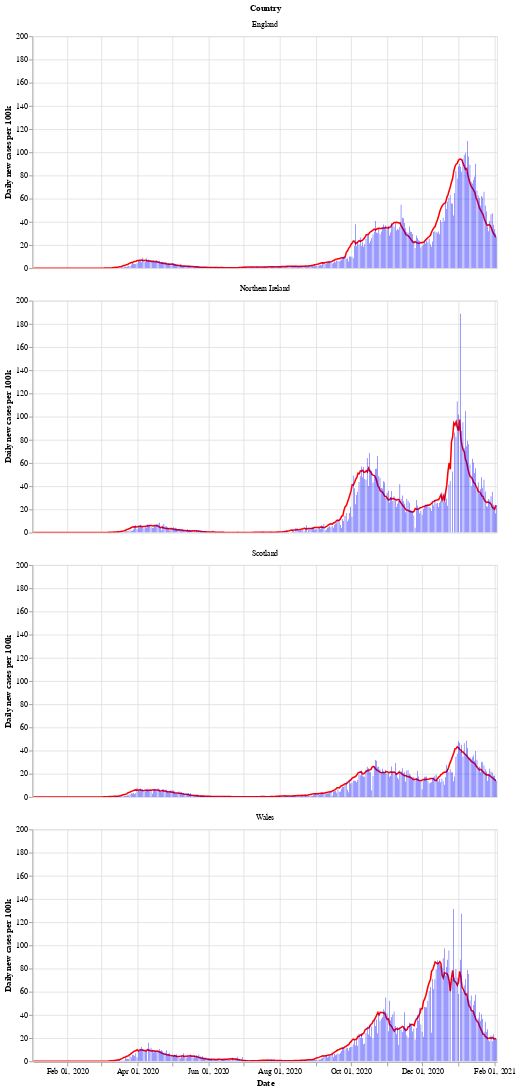

Notebook source saved alongside this figure:
### Markdown cell above
Next is a bar chart of the number of new cases in each country (per 100k population), with the 7 day moving average of cases. Again we see that Wales saw a longer period of raising and falling cases compared to the other countries.

After a period of cases falling, each nation is now seeing a rise in the number of cases - especially in Wales.

### Code cell
# collapse
bars = alt.Chart(uk_cases).mark_bar().encode(
    x=alt.X("yearmonthdate(date):T", axis=alt.Axis(title='Date')),
    y=alt.Y("newCasesRate:Q", axis=alt.Axis(title='Daily new cases per 100k')),
    tooltip='newCasesRate',
    color=alt.condition(
        alt.datum.dailyChange > 0,
        alt.value("orange"),  # The positive color
        alt.value("blue")  # The negative color
    )
).properties(title='New cases per 100k population with rolling 7 day average', width=600).interactive()
line = alt.Chart(uk_cases).mark_line(
    color='red',
    size=2,
).transform_window(
    rolling_mean='mean(newCasesRate)',
    frame=[0, 7],
    groupby=['areaName']
).encode(
    x='yearmonthdate(date):T',
    y='rolling_mean:Q'
)
alt.layer(line, bars, data=uk_cases).facet(alt.Row('areaName', title='Country'), columns=1)

### Figure 1 — Vega-Lite specification as saved in the notebook (floating-point values rounded to 4 significant figures; data arrays with more than 128 entries replaced by an {"elided": "..."} marker saying what was removed)
{"config": {"view": {"continuousWidth": 400, "continuousHeight": 300}}, "data": {"name": "data-3f6a6cc72f48e7ef46205f1936b2e31b"}, "facet": {"type": "nominal", "field": "areaName", "title": "Country"}, "spec": {"layer": [{"mark": {"type": "line", "color": "red", "size": 2}, "encoding": {"x": {"type": "temporal", "field": "date", "timeUnit": "yearmonthdate"}, "y": {"type": "quantitative", "field": "rolling_mean"}}, "transform": [{"window": [{"op": "mean", "field": "newCasesRate", "as": "rolling_mean"}], "frame": [0, 7], "groupby": ["areaName"]}]}, {"mark": "bar", "encoding": {"color": {"condition": {"value": "orange", "test": "(datum.dailyChange > 0)"}, "value": "blue"}, "tooltip": {"type": "quantitative", "field": "newCasesRate"}, "x": {"type": "temporal", "axis": {"title": "Date"}, "field": "date", "timeUnit": "yearmonthdate"}, "y": {"type": "quantitative", "axis": {"title": "Daily new cases per 100k"}, "field": "newCasesRate"}}, "selection": {"selector002": {"type": "interval", "bind": "scales", "encodings": ["x", "y"]}}, "title": "New cases per 100k population with rolling 7 day average", "width": 600}]}, "columns": 1, "$schema": "https://vega.github.io/schema/vega-lite/v4.8.1.json", "datasets": {"data-3f6a6cc72f48e7ef46205f1936b2e31b": {"elided": "1588 records"}}}
